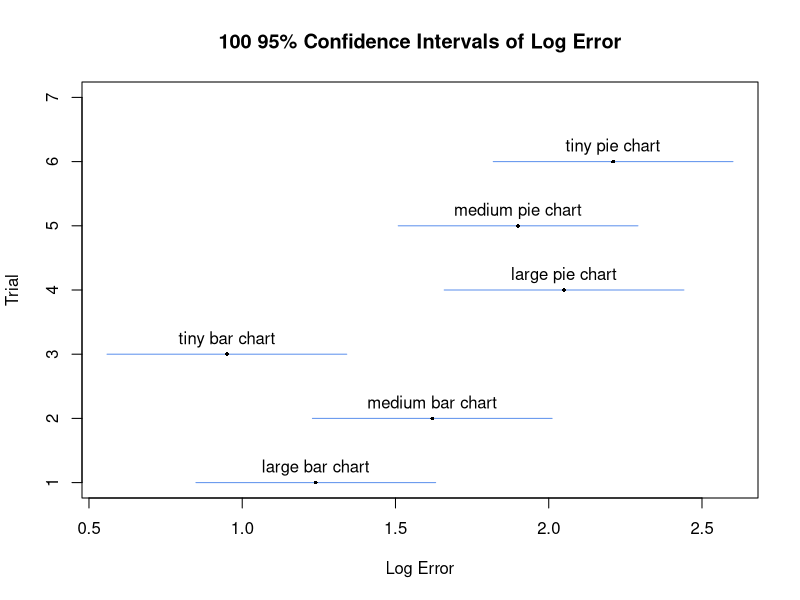

The R script that drew this image:
# PUT POPULATION SIZE HERE
n <- 6

labels <- array(1:n)
labels[1] = "large bar chart"
labels[2] = "medium bar chart"
labels[3] = "tiny bar chart"
labels[4] = "large pie chart"
labels[5] = "medium pie chart"
labels[6] = "tiny pie chart"

x <- numeric(n)
# PUT REAL DATA HERE (Log Errors of each Visualization)
x[1] = 1.24	# large bar
x[2] = 1.62	# tiny bar
x[3] = 0.95	# medium bar
x[4] = 2.05	# large pie
x[5] = 1.90	# medium pie
x[6] = 2.21	# tiny pie

mu <- mean(x)
sig <- sd(x)

z <- qnorm(.975)  
hits <- 0  
ucl <- numeric(n) 
lcl <- numeric(n) 


for (i in 1:n) {
    #x[i] <- mean(rnorm(n,mu,sig))  # i-th sample mean
    lcl[i] <-(x[i]) - z*sig/sqrt(n)  
    ucl[i] <-(x[i]) + z*sig/sqrt(n)  
    hits <- hits + (mu <= ucl[i] & lcl[i] <= mu)
   }

plot(1,1,xlim=c(min(lcl), max(ucl)),ylim=c(1,n+1),type='n', main = "100 95% Confidence Intervals of Log Error", xlab="Log Error", ylab="Trial")

#legend('bottomright', c("Hit", "Miss"), bg="white", fill=c("coral", "cornflowerblue"))

for (i in 1:n) {
	#if (mu <= ucl[i] & lcl[i] <= mu) {
	#	lines(c(lcl[i],ucl[i]),c(i,i), col="coral")
    #} else {
    	#	lines(c(lcl[i],ucl[i]),c(i,i), col="cornflowerblue")
    #}   
    lines(c(lcl[i],ucl[i]),c(i,i), col="cornflowerblue")
    points(x[i],i,pch=16,cex=.5) 
    text(x[i],i, labels[i], 3, 3)
}
#abline(v=mu,lty=2, col="black")
hits
